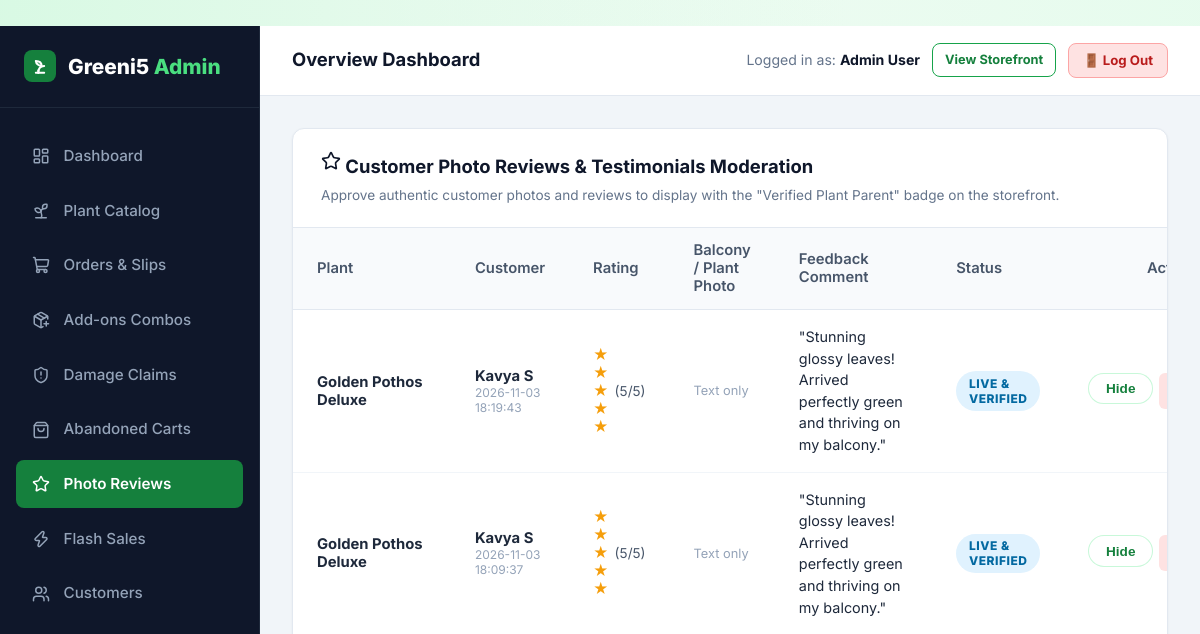
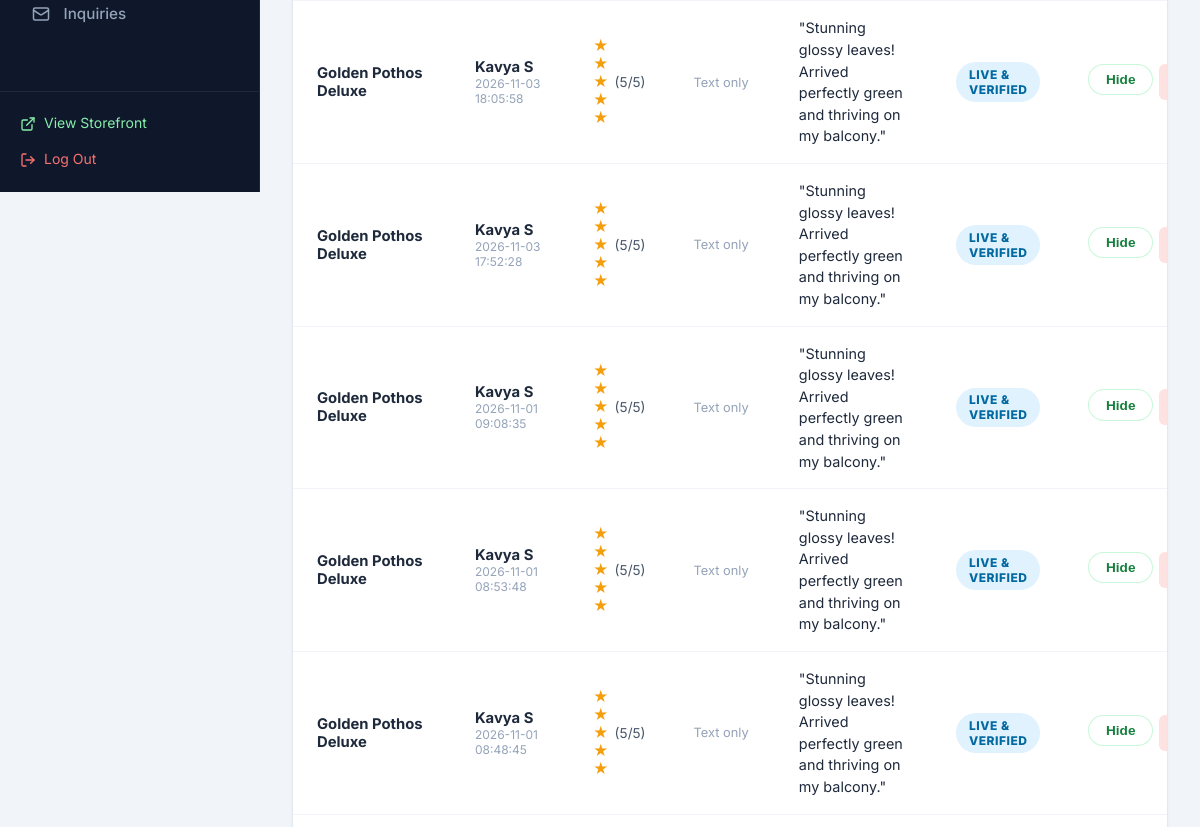
Before: /admin/reviews (signed in, upper part) with the older database file (2 pictures, top to bottom).
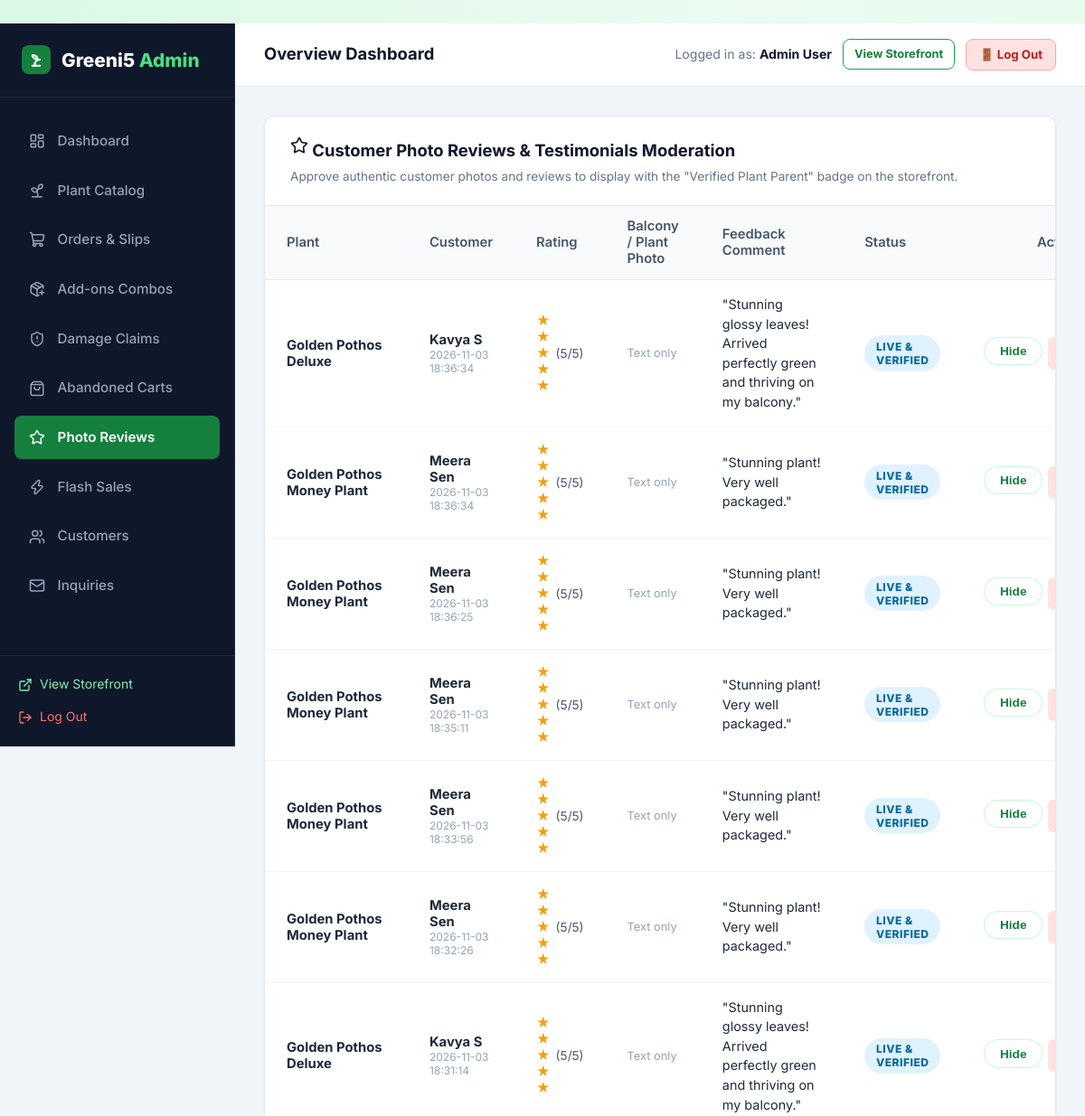
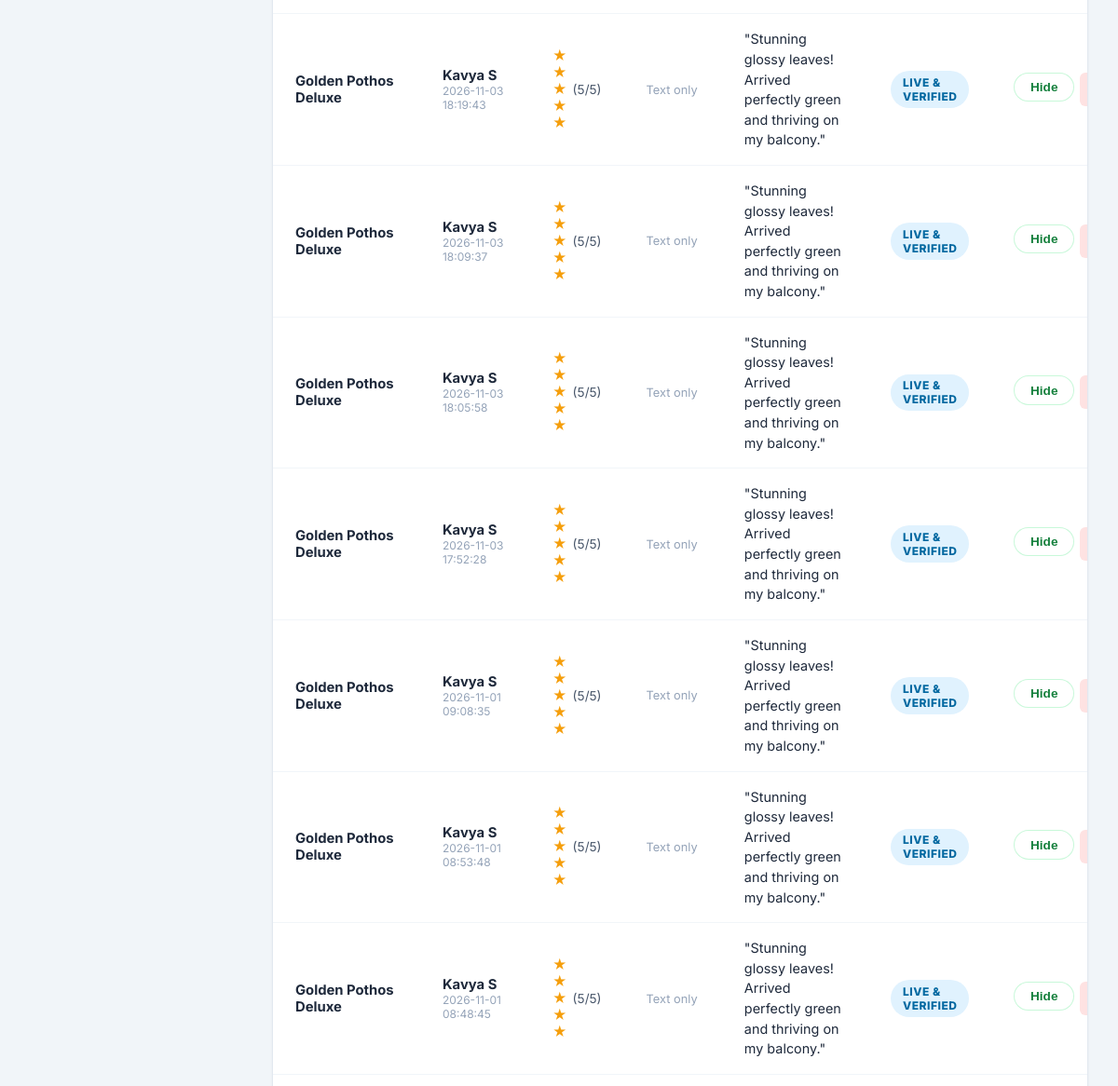
After: the same page with the newer database file (2 pictures, top to bottom).
### tables this page shows
CREATE TABLE reviews (
    id INTEGER PRIMARY KEY AUTOINCREMENT,
    plant_id INTEGER NOT NULL,
    user_id INTEGER,
    user_name TEXT NOT NULL,
    rating INTEGER NOT NULL CHECK(rating >= 1 AND rating <= 5),
    comment TEXT NOT NULL,
    created_at TIMESTAMP DEFAULT CURRENT_TIMESTAMP, photo_url TEXT DEFAULT '', is_approved INTEGER DEFAULT 1,
    FOREIGN KEY (plant_id) REFERENCES plants(id) ON DELETE CASCADE,
    FOREIGN KEY (user_id) REFERENCES users(id) ON DELETE SET NULL
);

CREATE TABLE plants (
    id INTEGER PRIMARY KEY AUTOINCREMENT,
    category_id INTEGER NOT NULL,
    name TEXT NOT NULL,
    slug TEXT NOT NULL UNIQUE,
    price REAL NOT NULL,
    discount_price REAL,
    stock INTEGER NOT NULL DEFAULT 10,
    description TEXT NOT NULL,
    sunlight TEXT,
    watering TEXT,
    temperature TEXT,
    soil TEXT,
    difficulty TEXT DEFAULT 'Easy',
    is_featured INTEGER DEFAULT 0,
    is_bestseller INTEGER DEFAULT 0,
    created_at TIMESTAMP DEFAULT CURRENT_TIMESTAMP,
    FOREIGN KEY (category_id) REFERENCES categories(id) ON DELETE CASCADE
);

### app.py (the view)
@app.route('/admin/reviews')
@admin_required
def admin_reviews():
    reviews = query_db('''
        SELECT r.*, p.name as plant_name
        FROM reviews r
        JOIN plants p ON r.plant_id = p.id
        ORDER BY r.id DESC
    ''')
    return render_template('admin/reviews_moderation.html', reviews=reviews)

### app.py (called while the page is built)
@app.after_request
def add_cache_control_headers(response):
    if response.content_type and 'text/html' in response.content_type:
        response.headers['Cache-Control'] = 'no-cache, no-store, must-revalidate, max-age=0'
        response.headers['Pragma'] = 'no-cache'
        response.headers['Expires'] = '0'
    return response

def admin_required(f):
    @wraps(f)
    def decorated_function(*args, **kwargs):
        if 'user_id' not in session:
            flash('Admin authentication required.', 'warning')
            return redirect(url_for('login', next=request.full_path.rstrip('?')))
        user = query_db('SELECT role FROM users WHERE id = ?', (session['user_id'],), one=True)
        if not user or user['role'] != 'admin':
            flash('Access denied. Administrator privileges required.', 'danger')
            return redirect(url_for('index'))
        return f(*args, **kwargs)
    return decorated_function

### database.py (called while the page is built)
def get_db():
    db = getattr(g, '_database', None)
    if db is None:
        db = g._database = sqlite3.connect(DATABASE)
        db.row_factory = sqlite3.Row
        db.execute('PRAGMA foreign_keys = ON;')
    return db

### templates/admin/reviews_moderation.html (shortened to what this page needs)
﻿{% extends "admin/base_admin.html" %}
{% block admin_content %}
<div class="admin-card">
  <div class="admin-card-header">
    <div>
      <h3 class="admin-card-title"><i data-lucide="star" style="width: 20px;"></i> Customer Photo Reviews & Testimonials Moderation</h3>
      <p style="font-size: 0.85rem; color: #64748b; margin-top: 4px;">Approve authentic customer photos and reviews to display with the "Verified Plant Parent" badge on the storefront.</p>
    </div>
  </div>
  <div class="table-responsive">
    <table class="admin-table">
      <thead>
        <tr>
          <th>Plant</th>
          <th>Customer</th>
          <th>Rating</th>
          <th>Balcony / Plant Photo</th>
          <th>Feedback Comment</th>
          <th>Status</th>
          <th style="text-align: right;">Action</th>
        </tr>
      </thead>
      <tbody>
        {% for rev in reviews %}
        <tr>
          <td>
            <strong>{{ rev.plant_name }}</strong>
          </td>
          <td>
            <div><strong>{{ rev.user_name }}</strong></div>
            <div style="font-size: 0.75rem; color: #94a3b8;">{{ rev.created_at }}</div>
          </td>
          <td>
            <div style="display: flex; align-items: center; gap: 2px; color: #f59e0b;">
              {% for i in range(rev.rating) %}
                &#9733;
              {% endfor %}
              <span style="color: #475569; font-size: 0.85rem; margin-left: 4px;">({{ rev.rating }}/5)</span>
            </div>
          </td>
          <td>
            {% if rev.photo_url %}
              <a href="{{ rev.photo_url }}" target="_blank">
                <img src="{{ rev.photo_url }}" alt="Plant Photo" style="width: 54px; height: 54px; border-radius: 8px; object-fit: cover; border: 1.5px solid #22c55e;">
              </a>
            {% else %}
              <span style="color: #94a3b8; font-size: 0.8rem;">Text only</span>
            {% endif %}
          </td>
          <td style="font-size: 0.9rem; color: #1e293b; max-width: 280px; line-height: 1.5;">
            "{{ rev.comment }}"
          </td>
          <td>
            {% if rev.is_approved %}
              <span class="badge badge-accepted">Live & Verified</span>
            {% else %}
              <span class="badge badge-pending">Pending Approval</span>
            {% endif %}
          </td>
          <td style="text-align: right;">
            <div style="display: inline-flex; gap: 6px;">
              {% if not rev.is_approved %}
                <form action="{{ url_for('admin_review_approve', review_id=rev.id) }}" method="POST" style="display:inline;">
                  <button type="submit" class="btn btn-primary btn-sm" title="Approve review">
                    <i data-lucide="check" style="width: 14px;"></i> Approve
                  </button>
                </form>
              {% else %}
                <form action="{{ url_for('admin_review_reject', review_id=rev.id) }}" method="POST" style="display:inline;">
                  <button type="submit" class="btn btn-secondary btn-sm" title="Hide review">
                    Hide
                  </button>
                </form>
              {% endif %}
              <form action="{{ url_for('admin_review_delete', review_id=rev.id) }}" method="POST" style="display:inline;" onsubmit="return confirm('Delete this review completely?');">
                <button type="submit" class="btn btn-sm" style="background: #fee2e2; color: #dc2626; border: none; padding: 6px 10px; border-radius: 6px; cursor: pointer;">
                </button>
              </form>
            </div>
          </td>
        </tr>
        {% else %}
        <tr>
          <td colspan="7" style="text-align: center; padding: 2.5rem; color: #64748b;">
            No reviews submitted yet!
          </td>
        </tr>
        {% endfor %}
      </tbody>
    </table>
  </div>
</div>
{% endblock %}

Changed rows visible on the page:
added reviews: plant_name "Golden Pothos Deluxe", user_name "Kavya S", created_at "2026-11-03 18:36:34", rating "5", photo_url "Text only", comment "Stunning glossy leaves! Arrived perfectly green and thriving on my balcony.", is_approved "LIVE & VERIFIED"
added reviews: plant_name "Golden Pothos Money Plant", user_name "Meera Sen", created_at "2026-11-03 18:36:34", rating "5", photo_url "Text only", comment "Stunning plant! Very well packaged.", is_approved "LIVE & VERIFIED"
added reviews: plant_name "Golden Pothos Money Plant", user_name "Meera Sen", created_at "2026-11-03 18:36:25", rating "5", photo_url "Text only", comment "Stunning plant! Very well packaged.", is_approved "LIVE & VERIFIED"
added reviews: plant_name "Golden Pothos Money Plant", user_name "Meera Sen", created_at "2026-11-03 18:35:11", rating "5", photo_url "Text only", comment "Stunning plant! Very well packaged.", is_approved "LIVE & VERIFIED"
added reviews: plant_name "Golden Pothos Money Plant", user_name "Meera Sen", created_at "2026-11-03 18:33:56", rating "5", photo_url "Text only", comment "Stunning plant! Very well packaged.", is_approved "LIVE & VERIFIED"
added reviews: plant_name "Golden Pothos Money Plant", user_name "Meera Sen", created_at "2026-11-03 18:32:26", rating "5", photo_url "Text only", comment "Stunning plant! Very well packaged.", is_approved "LIVE & VERIFIED"
added reviews: plant_name "Golden Pothos Deluxe", user_name "Kavya S", created_at "2026-11-03 18:31:14", rating "5", photo_url "Text only", comment "Stunning glossy leaves! Arrived perfectly green and thriving on my balcony.", is_approved "LIVE & VERIFIED"
